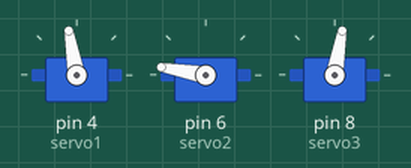
Recording of a sketch running on a simulated Arduino Uno, built with avr-gcc and run on an emulated ATmega328P. On the bench: 3 × servo.

Above: at 0.05 s.
At 3.75 s:
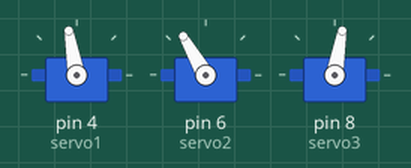
At 7.5 s:
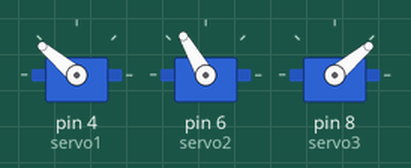
Timing chart, 0 to 9.8 s (numbered marks = the images above):
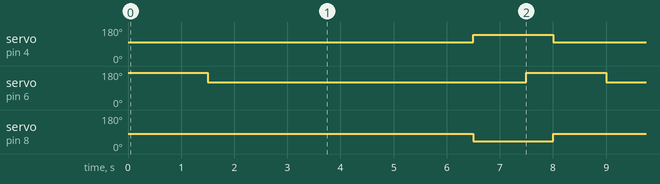

The sketch:

auf_ab_ruck.ino
```cpp
#include <Servo.h>

Servo servo1;  // Linker Servo
Servo servo2;  // Mittlerer Servo (Stift)
Servo servo3;  // Rechter Servo

void setup() {
  // Servos mit den Arduino-Pins verbinden
  servo1.attach(4);  // Linker Servo an Pin 4
  servo2.attach(6);  // Stift-Servo an Pin 6
  servo3.attach(8);  // Rechter Servo an Pin 8

  servo1.write(90+10);
  servo2.write(170);
  servo3.write(90-10);
}

void loop() {
    servo2.write(170);
    delay(500);

    servo1.write(90+10);
    servo3.write(90-10);
    delay(1000);

    servo2.write(120);
    delay(5000);

     servo1.write(90+50);
    servo3.write(90-50);
    delay(1000);
}
```

Measured:
- by itself, servo on pin 4 (servo1): alternates 140° for 1.5 s and 100° for 6.0 s
- by itself, servo on pin 6 (servo2): alternates 170° for 1.5 s and 120° for 6.0 s
- by itself, servo on pin 8 (servo3): alternates 80° for 6.0 s and 40° for 1.5 s
